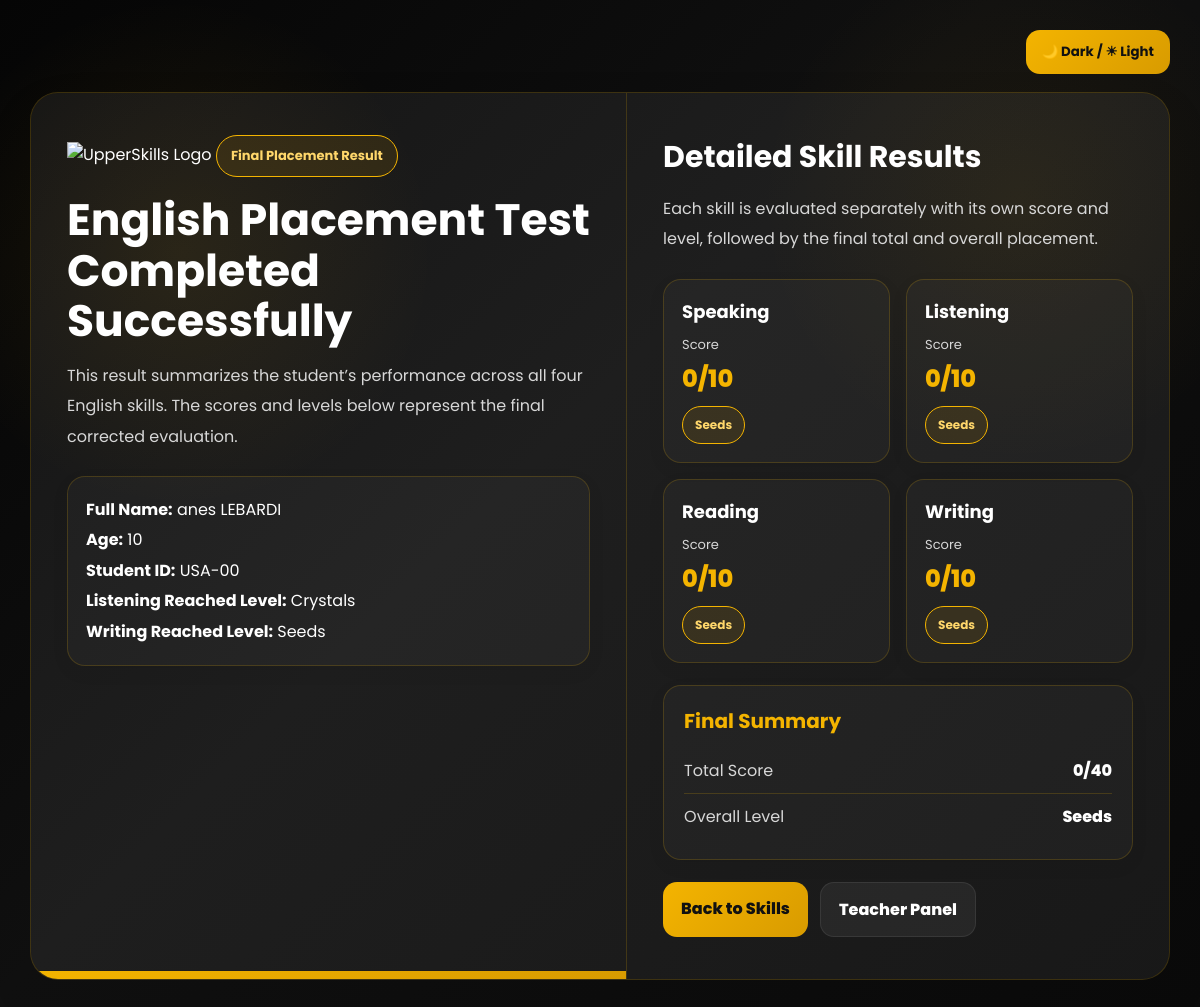
Page /result/USA-00/ on the committed database.
### test_app/models.py (models this page shows, shortened)
class StudentResult(models.Model):
    full_name = models.CharField(max_length=255)
    age = models.PositiveIntegerField()
    student_id = models.CharField(max_length=100, unique=True)
    listening_answers = models.JSONField(default=dict, blank=True)
    writing_answers = models.JSONField(default=dict, blank=True)
    listening_reached_level = models.CharField(max_length=50, default="Not started")
    writing_reached_level = models.CharField(max_length=50, default="Not started")
    listening_done = models.BooleanField(default=False)
    writing_done = models.BooleanField(default=False)
    speaking_score = models.PositiveIntegerField(default=0)
    listening_score = models.PositiveIntegerField(default=0)
    reading_score = models.PositiveIntegerField(default=0)
    writing_score = models.PositiveIntegerField(default=0)
    speaking_level = models.CharField(max_length=50, default="Seeds")
    listening_level = models.CharField(max_length=50, default="Seeds")
    reading_level = models.CharField(max_length=50, default="Seeds")
    writing_level = models.CharField(max_length=50, default="Seeds")
    @property
    def total_score(self):
        return (
            self.speaking_score
            + self.listening_score
            + self.reading_score
            + self.writing_score
        )
    @property
    def overall_level(self):
        total = self.total_score
        if total <= 10:
            return "Seeds"
        elif total <= 20:
            return "Sparks"
        elif total <= 30:
            return "Rays"
        return "Crystals"

### test_app/views.py (the view)
# urls.py: path("result/<str:student_id>/", views.result_page, name="result_page"),
def result_page(request, student_id):
    student = get_object_or_404(StudentResult, student_id=student_id)
    return render(request, "test_app/result.html", {"student": student})

### test_app/templates/test_app/result.html (shortened to what this page needs)
{% load static %}
<!DOCTYPE html>
<html lang="en">
<head>
    {% load static %}
</head>
<body>
    <div class="top-actions">
        <button id="themeToggle" class="theme-toggle-btn" type="button">🌙 Dark / ☀ Light</button>
    </div>
    <div class="wrapper">
        <div class="left">
            <img src="{% static 'test_app/images/upperskills_logo.png' %}" alt="UpperSkills Logo" class="logo">
            <span class="badge">Final Placement Result</span>
            <h1>English Placement Test Completed Successfully</h1>
            <p>
                This result summarizes the student’s performance across all four English skills.
                The scores and levels below represent the final corrected evaluation.
            </p>
            <div class="student-box">
                <strong>Full Name:</strong> {{ student.full_name }}<br>
                <strong>Age:</strong> {{ student.age }}<br>
                <strong>Student ID:</strong> {{ student.student_id }}<br>
                <strong>Listening Reached Level:</strong> {{ student.listening_reached_level }}<br>
                <strong>Writing Reached Level:</strong> {{ student.writing_reached_level }}
            </div>
        </div>
        <div class="right">
            <h2 class="section-title">Detailed Skill Results</h2>
            <p class="sub">
                Each skill is evaluated separately with its own score and level, followed by the final total and overall placement.
            </p>
            <div class="skills-grid">
                <div class="skill-card">
                    <h3>Speaking</h3>
                    <div class="small-label">Score</div>
                    <div class="score">{{ student.speaking_score }}/10</div>
                    <span class="level-badge">{{ student.speaking_level }}</span>
                </div>
                <div class="skill-card">
                    <h3>Listening</h3>
                    <div class="small-label">Score</div>
                    <div class="score">{{ student.listening_score }}/10</div>
                    <span class="level-badge">{{ student.listening_level }}</span>
                </div>
                <div class="skill-card">
                    <h3>Reading</h3>
                    <div class="small-label">Score</div>
                    <div class="score">{{ student.reading_score }}/10</div>
                    <span class="level-badge">{{ student.reading_level }}</span>
                </div>
                <div class="skill-card">
                    <h3>Writing</h3>
                    <div class="small-label">Score</div>
                    <div class="score">{{ student.writing_score }}/10</div>
                    <span class="level-badge">{{ student.writing_level }}</span>
                </div>
            </div>
            <div class="summary-box">
                <h3>Final Summary</h3>
                <div class="summary-row">
                    <span>Total Score</span>
                    <span>{{ student.total_score }}/40</span>
                </div>
                <div class="summary-row">
                    <span>Overall Level</span>
                    <span>{{ student.overall_level }}</span>
                </div>
            </div>
            <div class="btns">
                <a href="{% url 'skills_page' student.student_id %}" class="main-btn">Back to Skills</a>
                <a href="{% url 'admin_dashboard' %}" class="second-btn">Teacher Panel</a>
            </div>
        </div>
    </div>
</body>
</html>

### test_app/templates/test_app/result.html (style rules this page uses)
:root { --bg-main: radial-gradient(circle at 15% 25%, rgba(244,180,0,0.08), transparent 20%), radial-gradient(circle at 85% 20%, rgba(244,180,0,0.06), transparent 20%), linear-gradient(135deg, #050505, #101010 45%, #0a0a0a); --text-main: #ffffff; --card-bg: rgba(255,255,255,0.03); --card-border: rgba(244,180,0,0.18); --muted-text: #d7d7d7; --accent: #f4b400; --accent-dark: #d89b00; --soft-btn-bg: rgba(255,255,255,0.06); --soft-btn-border: rgba(255,255,255,0.08); --pill-bg: rgba(244,180,0,0.10); --pill-text: #ffd76b; }
* { margin:0; padding:0; box-sizing:border-box; font-family:'Poppins',sans-serif; }
body { min-height:100vh; background:var(--bg-main); color:var(--text-main); padding:30px; }
.top-actions { max-width:1300px; margin:0 auto 18px; display:flex; justify-content:flex-end; }
.theme-toggle-btn { border:none; padding:12px 16px; border-radius:14px; font-weight:700; cursor:pointer; background:linear-gradient(135deg,var(--accent),var(--accent-dark)); color:#111; }
.wrapper { max-width:1300px; margin:auto; display:grid; grid-template-columns: 1.1fr 1fr; border-radius:28px; overflow:hidden; background:var(--card-bg); border:1px solid var(--card-border); box-shadow:0 20px 50px rgba(0,0,0,0.08); }
.left { padding:42px 36px; position:relative; border-right:1px solid var(--card-border); background: var(--card-bg); }
.left::after { content:""; position:absolute; left:0; bottom:0; width:100%; height:8px; background:linear-gradient(135deg,var(--accent),var(--accent-dark)); }
.logo { width:220px; max-width:100%; margin-bottom:26px; }
.badge { display:inline-block; padding:10px 14px; border-radius:999px; background:var(--pill-bg); border:1px solid var(--accent); color:var(--pill-text); font-weight:700; font-size:13px; margin-bottom:18px; }
.left h1 { font-size:44px; line-height:1.15; margin-bottom:14px; color: var(--text-main); }
.left p, .sub { color:var(--muted-text); line-height:1.9; font-size:16px; margin-bottom:24px; }
.student-box, .skill-card, .summary-box { background:var(--card-bg); border:1px solid var(--card-border); box-shadow: 0 6px 18px rgba(0,0,0,0.06); }
.student-box { padding:18px; border-radius:18px; color:var(--text-main); line-height:1.9; }
.right { padding:42px 36px; background:var(--card-bg); }
.section-title { font-size:30px; margin-bottom:14px; color: var(--text-main); }
.skills-grid { display:grid; grid-template-columns:1fr 1fr; gap:16px; margin-bottom:22px; }
.skill-card { border-radius:18px; padding:18px; }
.skill-card h3 { font-size:18px; margin-bottom:10px; color: var(--text-main); }
.small-label { color:var(--muted-text); font-size:13px; margin-bottom:6px; }
.score { font-size:24px; font-weight:800; color:var(--accent); margin-bottom:10px; }
.level-badge { display:inline-block; padding:9px 12px; border-radius:999px; background:var(--pill-bg); border:1px solid var(--accent); color:var(--pill-text); font-weight:700; font-size:12px; }
.summary-box { border-radius:18px; padding:20px; margin-bottom:22px; }
.summary-box h3 { color:var(--accent); font-size:20px; margin-bottom:12px; }
.summary-row { display:flex; justify-content:space-between; align-items:center; gap:20px; padding:10px 0; border-bottom:1px solid var(--card-border); }
.summary-row:last-child { border-bottom:none; }
.summary-row span:first-child { color:var(--muted-text); }
.summary-row span:last-child { font-weight:800; color: var(--text-main); }
.btns { display:flex; gap:12px; flex-wrap:wrap; }
.main-btn, .second-btn { text-decoration:none; padding:14px 18px; border-radius:14px; font-weight:800; }
.main-btn { background:linear-gradient(135deg,var(--accent),var(--accent-dark)); color:#111; }
.second-btn { background:var(--soft-btn-bg); color:var(--text-main); border:1px solid var(--soft-btn-border); }

### rows in the picture
StudentResult: full_name "anes LEBARDI", age "10", student_id "USA-00", listening_reached_level "Crystals", writing_reached_level "Seeds", speaking_score "0", speaking_level "Seeds", listening_score "0", listening_level "Seeds", reading_score "0", reading_level "Seeds", writing_score "0", writing_level "Seeds", total_score "0", overall_level "Seeds"
